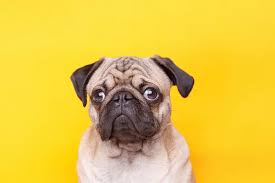
#> input picture dog.jpeg, 275 x 183 px, found by its file name
$ jupyter execute ascii-art-generator.ipynb   (shell and % lines are left out)
#> lines starting #> are read from the running program, lines starting #| are printed output that depends on the picture
#> in image_to_colored_ascii, image is the input picture: PIL image 275x183 RGB; mean R, G, B 230.9, 197.3, 68.7
[cell 1]

from PIL import Image
from IPython.display import HTML, display


ASCII_CHARS = ["@", "#", "S", "%", "?", "*", "+", ";", ":", ",", "."]

def resize_image(image, new_width=60):
#> called with new_width = 60
    width, height = image.size
#> width = 275; height = 183
    aspect_ratio = height / width
#> aspect_ratio = 0.665
    new_height = int(aspect_ratio * new_width * 0.55)
#> new_height = 21
    return image.resize((new_width, new_height))
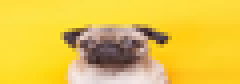
#> returned value: PIL image 60x21 RGB (shown 4 times larger); mean R, G, B 230.8, 197.3, 68.7

def image_to_colored_ascii(image_path, width=60, save=True, font_size=10, line_height=10):
    try:
        image = Image.open(image_path)
    except:
        print(" Unable to open image file.")
        return


    image = resize_image(image, width)


    image_rgb = image.convert("RGB")
    pixels = image_rgb.getdata()


    gray_image = image.convert("L")
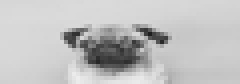
#> gray_image: PIL image 60x21 L (shown 4 times larger); min 30, max 237, mean 192.7
    gray_pixels = gray_image.getdata()

    ascii_html = f"<pre style='font: {font_size}px/{line_height}px Courier New, monospace;'>"

    for i in range(0, len(gray_pixels), width):
        line = ""
        for j in range(width):
            gray_val = gray_pixels[i + j]
            char = ASCII_CHARS[gray_val // 25]

            r, g, b = pixels[i + j]
            line += f"<span style='color: rgb({r},{g},{b})'>{char}</span>"
        ascii_html += line + "\n"
#> this loop made 21 passes
#> i on passes 2 to 13: 60, 120, 180, 240, 300, 360, 420, 480, 540, 600, 660, 720

    ascii_html += "</pre>"


    display(HTML(ascii_html))

    if save:
        with open("ascii_art_colored.html", "w") as f:
            f.write(ascii_html)
        print(" Colored ASCII art saved as ascii_art_colored.html (check output files tab)")


image_to_colored_ascii("/kaggle/input/dog-image-4/dog.jpeg",
                       width=60, font_size=10, line_height=10)
